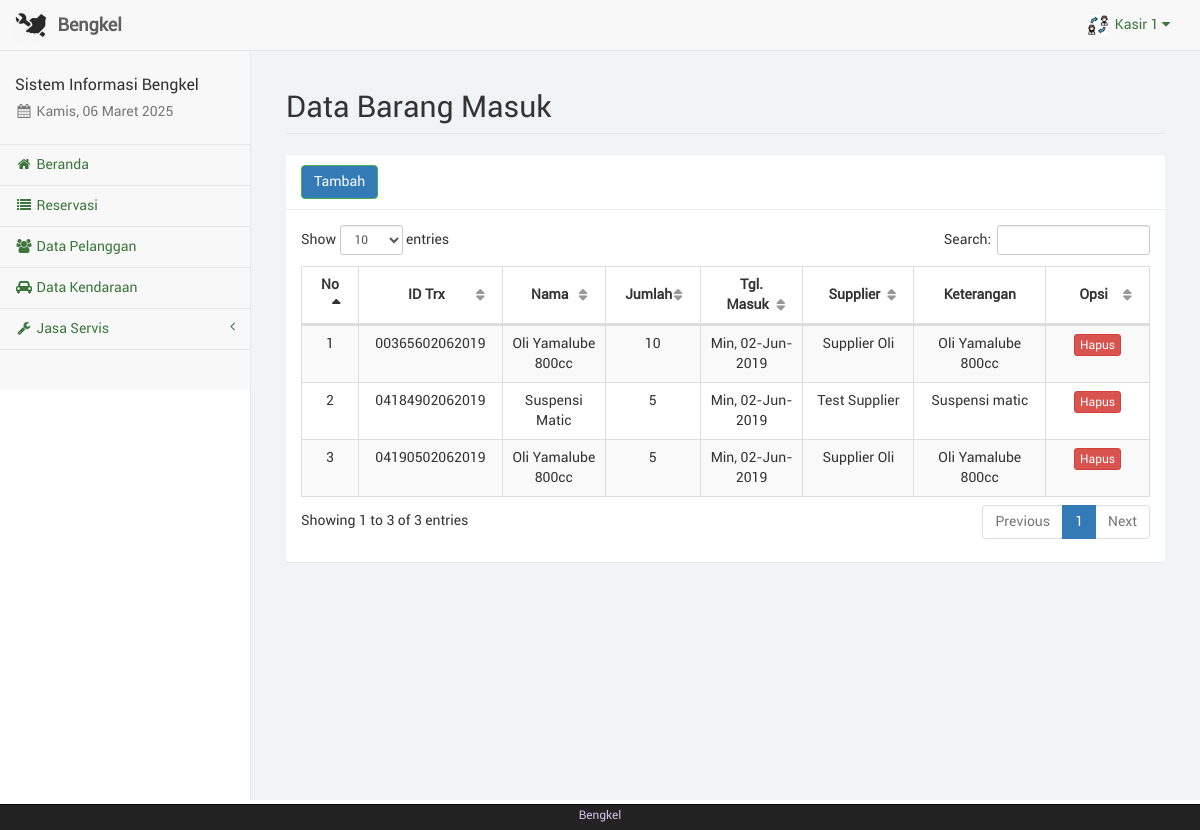
Screenshot of /kasir/trxbarang.php (signed in) with the database file from the repository.
### tables this page shows
CREATE TABLE IF NOT EXISTS `karyawan` (
  `id_karyawan` int NOT NULL AUTO_INCREMENT,
  `nama_karyawan` varchar(50) NOT NULL DEFAULT '0',
  `telp_karyawan` varchar(20) NOT NULL DEFAULT '0',
  `alamat_karyawan` varchar(150) NOT NULL DEFAULT '0',
  `user_karyawan` varchar(50) NOT NULL DEFAULT '0',
  `pass_karyawan` varchar(100) NOT NULL DEFAULT '0',
  `foto_karyawan` text NOT NULL,
  `id_adm` int NOT NULL DEFAULT '0',
  PRIMARY KEY (`id_karyawan`)
);

CREATE TABLE IF NOT EXISTS `trxbarang` (
  `id_trxbrg` varchar(20) NOT NULL,
  `tgl_trxbrg` date NOT NULL,
  `id_brg` int NOT NULL,
  `id_spl` int NOT NULL,
  `jml_brg` int NOT NULL,
  `ket_trxbrg` text NOT NULL,
  PRIMARY KEY (`id_trxbrg`)
);

CREATE TABLE IF NOT EXISTS `barangjasa` (
  `id_brg` int NOT NULL AUTO_INCREMENT,
  `nama` varchar(100) NOT NULL,
  `jenis` varchar(20) NOT NULL,
  `stok` varchar(10) NOT NULL,
  `harga` varchar(20) NOT NULL,
  `keterangan` text NOT NULL,
  `id_adm` int NOT NULL,
  PRIMARY KEY (`id_brg`)
);

CREATE TABLE IF NOT EXISTS `supplier` (
  `id_spl` int NOT NULL AUTO_INCREMENT,
  `nama_spl` varchar(50) NOT NULL,
  `telp_spl` varchar(20) NOT NULL,
  `alamat_spl` text NOT NULL,
  PRIMARY KEY (`id_spl`)
);

### kasir/sess_check.php (called while the page is built, shortened)
<?php
	$chk_sess = $_SESSION['kasir'];
	include("dist/config/koneksi.php");
	$sql_sess = "SELECT * FROM karyawan WHERE id_karyawan='". $chk_sess ."'";
	$ress_sess = mysqli_query($conn, $sql_sess);
	$row_sess = mysqli_fetch_array($ress_sess);
	$sess_kasirname = $row_sess['nama_karyawan'];
	$sess_kasirfoto = $row_sess['foto_karyawan'];
?>

### kasir/dist/function/format_tanggal.php (called while the page is built, shortened)
<?php
	function format_tanggal($tgl) {
		$blns = array("", "Jan", "Feb", "Mar", "Apr", "Mei", "Jun", "Jul", "Ags", "Sep", "Okt", "Nov", "Des");
		$hrs = array("Min", "Sen", "Sel", "Rab", "Kam", "Jum", "Sab");
		$tgls = getdate(strtotime($tgl));
		$hr = (strlen($tgls['mday']) == 1 ? "0". $tgls['mday'] : $tgls['mday']);
		$tanggal = $hrs[$tgls['wday']] .", ". $hr ."-". $blns[$tgls['mon']] ."-". $tgls['year'];
		return $tanggal;
	}
?>

### kasir/trxbarang.php (the view, shortened to what this page needs)
<?php
	include("sess_check.php");
	$pagedesc = "Barang Masuk";
	include("layout_top.php");
	include("dist/function/format_tanggal.php");
?>
		<div id="page-wrapper">
            <div class="container-fluid">
                <div class="row">
                    <div class="col-lg-12">
                        <h1 class="page-header">Data Barang Masuk</h1>
                    </div>
                </div>
				<div class="row">
					<div class="col-lg-12"><?php include("layout_alert.php"); ?></div>
				</div>
				<div class="row">
					<div class="col-lg-12">
						<div class="panel panel-default">
							<div class="panel-heading">
								<a href="trxbarang_tambah.php" class="btn btn-success">Tambah</a>
							</div>
							<div class="panel-body">
								<table class="table table-striped table-bordered table-hover" id="tabel-data">
									<thead>
										<tr>
											<th width="1%">No</th>
											<th width="10%">ID Trx</th>
											<th width="10%">Nama</th>
											<th width="5%">Jumlah</th>
											<th width="10%">Tgl. Masuk</th>
											<th width="10%">Supplier</th>
											<th width="10%">Keterangan</th>
											<th width="10%">Opsi</th>
										</tr>
									</thead>
									<tbody>
										<?php
											$i = 1;
											$sql = "SELECT trxbarang.*, barangjasa.*, supplier.* FROM trxbarang, barangjasa, supplier WHERE
													trxbarang.id_brg=barangjasa.id_brg AND trxbarang.id_spl=supplier.id_spl ORDER BY trxbarang.tgl_trxbrg DESC";
											$ress = mysqli_query($conn, $sql);
											while($data = mysqli_fetch_array($ress)) {
												echo '<tr>';
												echo '<td class="text-center">'. $i .'</td>';
												echo '<td class="text-center">'. $data['id_trxbrg'] .'</td>';
												echo '<td class="text-center">'. $data['nama'] .'</td>';
												echo '<td class="text-center">'. $data['jml_brg'] .'</td>';
												echo '<td class="text-center">'. format_tanggal($data['tgl_trxbrg']) .'</td>';
												echo '<td class="text-center">'. $data['nama_spl'] .'</td>';
												echo '<td class="text-center">'. $data['keterangan'] .'</td>';
												echo '<td class="text-center">';?>
													  <a href="trxbarang_hapus.php?trx=<?php echo $data['id_trxbrg'];?>" onclick="return confirm('Apakah anda yakin akan menghapus <?php echo $data['id_trxbrg'];?>?');" class="btn btn-danger btn-xs">Hapus</a></td>
												<?php
												echo '</tr>';
												$i++;
											}
										?>
									</tbody>
								</table>
							</div>
						</div>
					</div>
				</div>
            </div>
        </div>
<?php
	include("layout_bottom.php");
?>

### kasir/layout_top.php (shortened to what this page needs)
<?php
$haries = array("Sunday" => "Minggu", "Monday" => "Senin", "Tuesday" => "Selasa", "Wednesday" => "Rabu", "Thursday" => "Kamis", "Friday" => "Jum'at", "Saturday" => "Sabtu");
$bulans = array("", "Januari", "Februari", "Maret", "April", "Mei", "Juni", "Juli", "Agustus", "September", "Oktober", "November", "Desember");
$hari_ini = $haries[date("l")];
$bulan_ini = $bulans[date("n")];
$tanggal = date("d");
$tahun = date("Y");
?>
<!DOCTYPE html>
<html lang="en">
<head>
	<link href="libs/bootstrap/dist/css/bootstrap.min.css" rel="stylesheet">
	<link href="libs/metisMenu/dist/metisMenu.min.css" rel="stylesheet">
	<link href="libs/datatables-plugins/integration/bootstrap/3/dataTables.bootstrap.css" rel="stylesheet">
	<link href="libs/datatables-responsive/css/dataTables.responsive.css" rel="stylesheet">
	<link href="dist/css/sb-admin-2.css" rel="stylesheet">
	<link href="dist/css/offline-font.css" rel="stylesheet">
	<link href="dist/css/custom.css" rel="stylesheet">
	<link href="libs/font-awesome/css/font-awesome.min.css" rel="stylesheet" type="text/css">
</head>
<body>
	<div id="wrapper">
		<nav class="navbar navbar-default navbar-static-top" role="navigation" style="margin-bottom: 0">
			<div class="navbar-header">
				<a class="navbar-brand hidden-xs" href="index.php">
					<img src="foto/logo.png" alt="brand" width="32" class="float-left image-brand">
					<div class="float-right">&nbsp;<strong>Bengkel</strong></div>
				</a>
			</div>
			<ul class="nav navbar-top-links navbar-right">
				<li class="dropdown dropdown-right">
					<a class="dropdown-toggle" data-toggle="dropdown" href="#">
						<img src="../foto/<?php echo $sess_kasirfoto; ?>" width="20px" height="20px" padding="0px">&nbsp;&nbsp;<?php echo ucfirst($sess_kasirname); ?>&nbsp;<i class="fa fa-caret-down"></i>
					</a>
				</li>
			</ul>
			<div class="navbar-default sidebar" role="navigation">
				<div class="sidebar-nav navbar-collapse">
					<ul class="nav" id="side-menu">
						<li class="sidebar-search">
							<h4>Sistem Informasi Bengkel</h4>
							<h5 class="text-muted"><i class="fa fa-calendar fa-fw"></i>&nbsp;<?php echo $hari_ini . ", " . $tanggal . " " . $bulan_ini . " " . $tahun ?></h5>
						</li>
						<?php
						if ($pagedesc == "Beranda") {
							echo '<li><a href="index.php" class="active"><i class="fa fa-home fa-fw"></i>&nbsp;Beranda</a></li>';
						} else {
							echo '<li><a href="index.php"><i class="fa fa-home fa-fw"></i>&nbsp;Beranda</a></li>';
						}
						if ($pagedesc == "Reservation") {
							echo '<li><a href="reservation.php" class="active"><i class="fa fa-list fa-fw"></i>&nbsp;Reservasi</a></li>';
						} else {
							echo '<li><a href="reservation.php"><i class="fa fa-list fa-fw"></i>&nbsp;Reservasi</a></li>';
						}
						if ($pagedesc == "Data Pelanggan") {
							echo '<li><a href="konsumen.php" class="active"><i class="fa fa-users fa-fw"></i>&nbsp;Data Pelanggan</a></li>';
						} else {
							echo '<li><a href="konsumen.php"><i class="fa fa-users fa-fw"></i>&nbsp;Data Pelanggan</a></li>';
						}
						if ($pagedesc == "Data Kendaraan") {
							echo '<li><a href="kendaraan.php" class="active"><i class="fa fa-car fa-fw"></i>&nbsp;Data Kendaraan</a></li>';
						} else {
							echo '<li><a href="kendaraan.php"><i class="fa fa-car fa-fw"></i>&nbsp;Data Kendaraan</a></li>';
						}
						?>
						<?php
						if (isset($menuparent) && $menuparent == "jasa_servis") {
							echo '<li class="active">';
						} else {
							echo '<li>';
						}
						?>
						<a href="#"><i class="fa fa-wrench fa-fw"></i>&nbsp;Jasa Servis<span class="fa arrow"></span></a>
						</li>
					</ul>
				</div>
			</div>
		</nav>

### rows the page displays
karyawan: foto_karyawan (picture), nama_karyawan "Kasir 1"
trxbarang: id_trxbrg "00365602062019", id_brg.nama "Oli Yamalube 800cc", jml_brg "10", tgl_trxbrg "Min, 02-Jun-2019", id_spl.nama_spl "Supplier Oli", id_brg.keterangan "Oli Yamalube 800cc"
trxbarang: id_trxbrg "04184902062019", id_brg.nama "Suspensi Matic", jml_brg "5", tgl_trxbrg "Min, 02-Jun-2019", id_spl.nama_spl "Test Supplier", id_brg.keterangan "Suspensi matic"
trxbarang: id_trxbrg "04190502062019", id_brg.nama "Oli Yamalube 800cc", jml_brg "5", tgl_trxbrg "Min, 02-Jun-2019", id_spl.nama_spl "Supplier Oli", id_brg.keterangan "Oli Yamalube 800cc"
